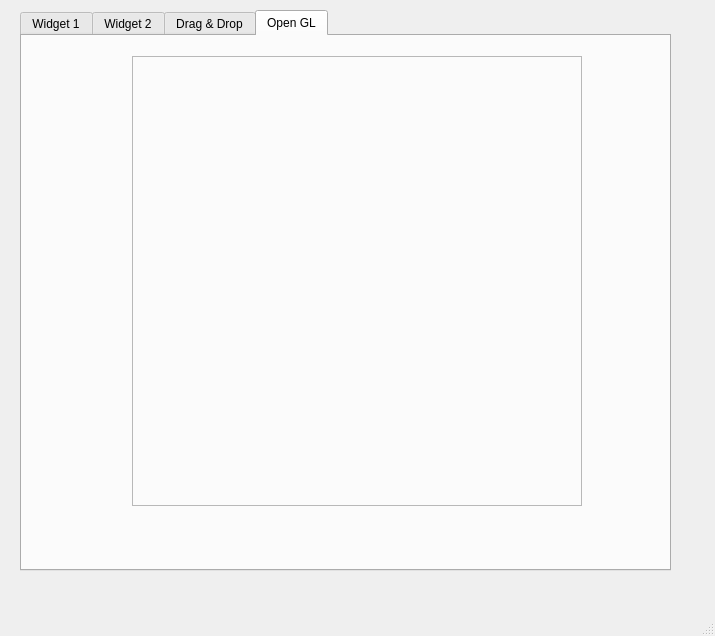
<?xml version="1.0" encoding="UTF-8"?>
<ui version="4.0">
 <class>MainWindow</class>
 <widget class="QMainWindow" name="MainWindow">
  <property name="geometry">
   <rect>
    <x>0</x>
    <y>0</y>
    <width>715</width>
    <height>636</height>
   </rect>
  </property>
  <property name="windowTitle">
   <string>MainWindow</string>
  </property>
  <widget class="QWidget" name="centralwidget">
   <widget class="QTabWidget" name="tabWidget">
    <property name="geometry">
     <rect>
      <x>20</x>
      <y>10</y>
      <width>651</width>
      <height>561</height>
     </rect>
    </property>
    <property name="currentIndex">
     <number>3</number>
    </property>
    <widget class="QWidget" name="tab">
     <attribute name="title">
      <string>Widget 1</string>
     </attribute>
     <widget class="QWidget" name="verticalLayoutWidget">
      <property name="geometry">
       <rect>
        <x>10</x>
        <y>10</y>
        <width>601</width>
        <height>501</height>
       </rect>
      </property>
      <layout class="QVBoxLayout" name="verticalLayout">
       <item>
        <widget class="QTabWidget" name="tabWidget_2">
         <property name="currentIndex">
          <number>0</number>
         </property>
         <widget class="QWidget" name="tab_3">
          <attribute name="title">
           <string>Tree</string>
          </attribute>
          <widget class="QWidget" name="verticalLayoutWidget_2">
           <property name="geometry">
            <rect>
             <x>9</x>
             <y>9</y>
             <width>581</width>
             <height>461</height>
            </rect>
           </property>
           <layout class="QVBoxLayout" name="verticalLayout_2">
            <item>
             <widget class="QTreeWidget" name="treeWidget">
              <column>
               <property name="text">
                <string>Header 1</string>
               </property>
              </column>
              <column>
               <property name="text">
                <string>New Column</string>
               </property>
              </column>
              <item>
               <property name="text">
                <string>Item1</string>
               </property>
               <item>
                <property name="text">
                 <string>Subitem1</string>
                </property>
               </item>
              </item>
             </widget>
            </item>
           </layout>
          </widget>
         </widget>
         <widget class="QWidget" name="tab_4">
          <attribute name="title">
           <string> Calendar</string>
          </attribute>
          <widget class="QDateEdit" name="dateEdit">
           <property name="geometry">
            <rect>
             <x>10</x>
             <y>10</y>
             <width>551</width>
             <height>22</height>
            </rect>
           </property>
           <property name="alignment">
            <set>Qt::AlignCenter</set>
           </property>
          </widget>
          <widget class="QCalendarWidget" name="calendarWidget">
           <property name="geometry">
            <rect>
             <x>10</x>
             <y>40</y>
             <width>551</width>
             <height>431</height>
            </rect>
           </property>
          </widget>
         </widget>
        </widget>
       </item>
      </layout>
     </widget>
    </widget>
    <widget class="QWidget" name="tab_2">
     <attribute name="title">
      <string>Widget 2</string>
     </attribute>
     <widget class="QGroupBox" name="groupBox">
      <property name="geometry">
       <rect>
        <x>10</x>
        <y>10</y>
        <width>221</width>
        <height>181</height>
       </rect>
      </property>
      <property name="title">
       <string>Choose Option</string>
      </property>
      <widget class="QWidget" name="layoutWidget">
       <property name="geometry">
        <rect>
         <x>20</x>
         <y>30</y>
         <width>217</width>
         <height>101</height>
        </rect>
       </property>
       <layout class="QVBoxLayout" name="verticalLayout_3">
        <item>
         <widget class="QRadioButton" name="radioButton_start">
          <property name="text">
           <string>Start</string>
          </property>
          <property name="checked">
           <bool>true</bool>
          </property>
         </widget>
        </item>
        <item>
         <widget class="QRadioButton" name="radioButton_stop">
          <property name="text">
           <string>Stop</string>
          </property>
         </widget>
        </item>
        <item>
         <widget class="QRadioButton" name="radioButton_reset">
          <property name="statusTip">
           <string>This is Option 2</string>
          </property>
          <property name="text">
           <string>Reset</string>
          </property>
         </widget>
        </item>
       </layout>
      </widget>
     </widget>
     <widget class="QGroupBox" name="groupBox_2">
      <property name="geometry">
       <rect>
        <x>240</x>
        <y>10</y>
        <width>301</width>
        <height>181</height>
       </rect>
      </property>
      <property name="title">
       <string>Move the Dial</string>
      </property>
      <widget class="QDial" name="dial">
       <property name="geometry">
        <rect>
         <x>30</x>
         <y>40</y>
         <width>101</width>
         <height>121</height>
        </rect>
       </property>
      </widget>
      <widget class="QLCDNumber" name="lcdNumber">
       <property name="geometry">
        <rect>
         <x>150</x>
         <y>20</y>
         <width>141</width>
         <height>141</height>
        </rect>
       </property>
       <property name="digitCount">
        <number>2</number>
       </property>
      </widget>
     </widget>
     <widget class="QProgressBar" name="progressBar">
      <property name="geometry">
       <rect>
        <x>20</x>
        <y>473</y>
        <width>531</width>
        <height>20</height>
       </rect>
      </property>
      <property name="value">
       <number>24</number>
      </property>
     </widget>
     <widget class="QWidget" name="layoutWidget">
      <property name="geometry">
       <rect>
        <x>10</x>
        <y>200</y>
        <width>221</width>
        <height>171</height>
       </rect>
      </property>
      <layout class="QVBoxLayout" name="verticalLayout_4">
       <item>
        <widget class="QFontComboBox" name="fontComboBox"/>
       </item>
       <item>
        <widget class="QLabel" name="label">
         <property name="font">
          <font>
           <pointsize>12</pointsize>
           <weight>75</weight>
           <bold>true</bold>
          </font>
         </property>
         <property name="text">
          <string/>
         </property>
         <property name="alignment">
          <set>Qt::AlignCenter</set>
         </property>
        </widget>
       </item>
      </layout>
     </widget>
    </widget>
    <widget class="QWidget" name="tab_5">
     <attribute name="title">
      <string>Drag &amp;&amp; Drop</string>
     </attribute>
     <widget class="QWidget" name="layoutWidget">
      <property name="geometry">
       <rect>
        <x>20</x>
        <y>20</y>
        <width>451</width>
        <height>61</height>
       </rect>
      </property>
      <layout class="QHBoxLayout" name="horizontalLayout">
       <item>
        <widget class="QLineEdit" name="lineEdit">
         <property name="minimumSize">
          <size>
           <width>147</width>
           <height>20</height>
          </size>
         </property>
        </widget>
       </item>
       <item>
        <widget class="QComboBox" name="comboBox">
         <property name="minimumSize">
          <size>
           <width>140</width>
           <height>20</height>
          </size>
         </property>
         <property name="acceptDrops">
          <bool>true</bool>
         </property>
         <property name="editable">
          <bool>true</bool>
         </property>
        </widget>
       </item>
       <item>
        <widget class="QPushButton" name="pushButton">
         <property name="minimumSize">
          <size>
           <width>140</width>
           <height>20</height>
          </size>
         </property>
         <property name="acceptDrops">
          <bool>true</bool>
         </property>
         <property name="text">
          <string>PushButton</string>
         </property>
        </widget>
       </item>
      </layout>
     </widget>
     <widget class="QListWidget" name="listWidget">
      <property name="geometry">
       <rect>
        <x>20</x>
        <y>100</y>
        <width>221</width>
        <height>401</height>
       </rect>
      </property>
      <property name="dragEnabled">
       <bool>true</bool>
      </property>
      <property name="dragDropMode">
       <enum>QAbstractItemView::DragDrop</enum>
      </property>
      <item>
       <property name="text">
        <string>Item 1</string>
       </property>
      </item>
      <item>
       <property name="text">
        <string>Item 2</string>
       </property>
      </item>
      <item>
       <property name="text">
        <string>Item 3</string>
       </property>
      </item>
      <item>
       <property name="text">
        <string>Item 4</string>
       </property>
      </item>
     </widget>
     <widget class="QListWidget" name="listWidget_2">
      <property name="geometry">
       <rect>
        <x>260</x>
        <y>100</y>
        <width>211</width>
        <height>401</height>
       </rect>
      </property>
      <property name="dragEnabled">
       <bool>true</bool>
      </property>
      <property name="dragDropMode">
       <enum>QAbstractItemView::DragDrop</enum>
      </property>
     </widget>
    </widget>
    <widget class="QWidget" name="tab_6">
     <attribute name="title">
      <string>Open GL</string>
     </attribute>
     <widget class="QFrame" name="frame_gl">
      <property name="geometry">
       <rect>
        <x>110</x>
        <y>20</y>
        <width>450</width>
        <height>450</height>
       </rect>
      </property>
      <property name="frameShape">
       <enum>QFrame::StyledPanel</enum>
      </property>
      <property name="frameShadow">
       <enum>QFrame::Raised</enum>
      </property>
     </widget>
    </widget>
   </widget>
  </widget>
  <widget class="QMenuBar" name="menubar">
   <property name="geometry">
    <rect>
     <x>0</x>
     <y>0</y>
     <width>715</width>
     <height>21</height>
    </rect>
   </property>
  </widget>
  <widget class="QStatusBar" name="statusbar"/>
 </widget>
 <resources/>
 <connections>
  <connection>
   <sender>fontComboBox</sender>
   <signal>activated(QString)</signal>
   <receiver>label</receiver>
   <slot>setText(QString)</slot>
   <hints>
    <hint type="sourcelabel">
     <x>195</x>
     <y>271</y>
    </hint>
    <hint type="destinationlabel">
     <x>192</x>
     <y>320</y>
    </hint>
   </hints>
  </connection>
  <connection>
   <sender>dial</sender>
   <signal>valueChanged(int)</signal>
   <receiver>lcdNumber</receiver>
   <slot>display(int)</slot>
   <hints>
    <hint type="sourcelabel">
     <x>361</x>
     <y>165</y>
    </hint>
    <hint type="destinationlabel">
     <x>455</x>
     <y>166</y>
    </hint>
   </hints>
  </connection>
  <connection>
   <sender>radioButton_stop</sender>
   <signal>clicked()</signal>
   <receiver>progressBar</receiver>
   <slot>reset()</slot>
   <hints>
    <hint type="sourcelabel">
     <x>104</x>
     <y>139</y>
    </hint>
    <hint type="destinationlabel">
     <x>113</x>
     <y>540</y>
    </hint>
   </hints>
  </connection>
 </connections>
</ui>
